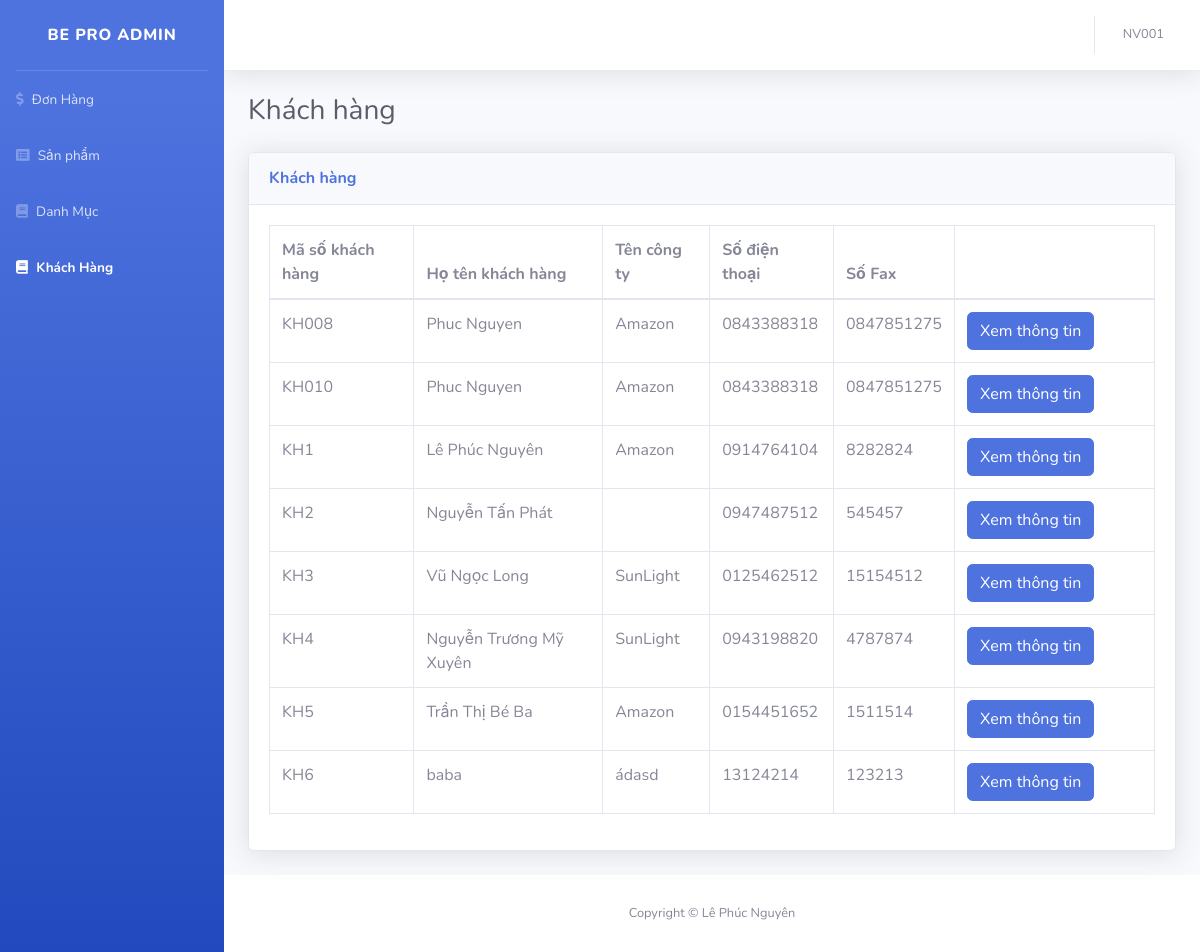
The app's page /admin/index.php?module=user (signed in) with its own data.
### tables this page shows
CREATE TABLE `khachhang` (
  `MSKH` char(10) NOT NULL,
  `HoTenKH` varchar(45) NOT NULL,
  `TenCongTy` varchar(45) DEFAULT NULL,
  `SoDienThoai` varchar(11) NOT NULL,
  `SoFax` varchar(11) DEFAULT NULL,
  `Pass` varchar(255) NOT NULL
);

### admin/modules/user/index.php (the view, shortened to what this page needs)
<div class="container-fluid">
<div class="d-sm-flex align-items-center justify-content-between mb-4">
  <h1 class="h3 mb-0 text-gray-800">Khách hàng</h1>
</div>
<div class="row">
    <div class="col-12">
        <div class="card shadow mb-4">
            <div class="card-header py-3">
                <h6 class="m-0 font-weight-bold text-primary">Khách hàng</h6>
            </div>
            <div class="card-body">
                <div class="table-responsive">
                <table class="table table-bordered table-data" data-get="orders">
                    <thead>
                    <tr>
                        <th>Mã số khách hàng</th>
                        <th>Họ tên khách hàng</th>
                        <th>Tên công ty</th>
                        <th>Số điện thoại</th>
                        <th>Số Fax</th>
                        <th></th>
                    </tr>
                    </thead>
                    <tbody>
                        <?php
                            $sql = "SELECT * FROM KHACHHANG;";
                            $result = mysqli_query($db, $sql);
                            while($row = mysqli_fetch_assoc($result)):
                        ?>
                            <tr>
                                <td><?=$row["MSKH"]?></td>
                                <td><?=$row["HoTenKH"]?></td>
                                <td><?=$row["TenCongTy"]?></td>
                                <td><?=$row["SoDienThoai"]?></td>
                                <td><?=$row["SoFax"]?></td>
                                <td style="width: 200px;">
                                    <a class="btn btn-primary" href="?module=user&action=edit&id=<?=$row["MSKH"]?>">Xem thông tin</a>
                                </td>
                            </tr>
                        <?php
                            endwhile;
                        ?>
                    </tbody>
                </table>
                </div>
            </div>
            </div>
        </div>
    </div>
</div>

### records on screen
khachhang: MSKH "KH008", HoTenKH "Phuc Nguyen", TenCongTy "Amazon", SoDienThoai "0843388318", SoFax "0847851275"
khachhang: MSKH "KH010", HoTenKH "Phuc Nguyen", TenCongTy "Amazon", SoDienThoai "0843388318", SoFax "0847851275"
khachhang: MSKH "KH1", HoTenKH "Lê Phúc Nguyên", TenCongTy "Amazon", SoDienThoai "0914764104", SoFax "8282824"
khachhang: MSKH "KH2", HoTenKH "Nguyễn Tấn Phát", SoDienThoai "0947487512", SoFax "545457"
khachhang: MSKH "KH3", HoTenKH "Vũ Ngọc Long", TenCongTy "SunLight", SoDienThoai "0125462512", SoFax "15154512"
khachhang: MSKH "KH4", HoTenKH "Nguyễn Trương Mỹ Xuyên", TenCongTy "SunLight", SoDienThoai "0943198820", SoFax "4787874"
khachhang: MSKH "KH5", HoTenKH "Trần Thị Bé Ba", TenCongTy "Amazon", SoDienThoai "0154451652", SoFax "1511514"
khachhang: MSKH "KH6", HoTenKH "baba", TenCongTy "ádasd", SoDienThoai "13124214", SoFax "123213"

### other values on screen
$_SESSION["nhanvien"] "NV001"
